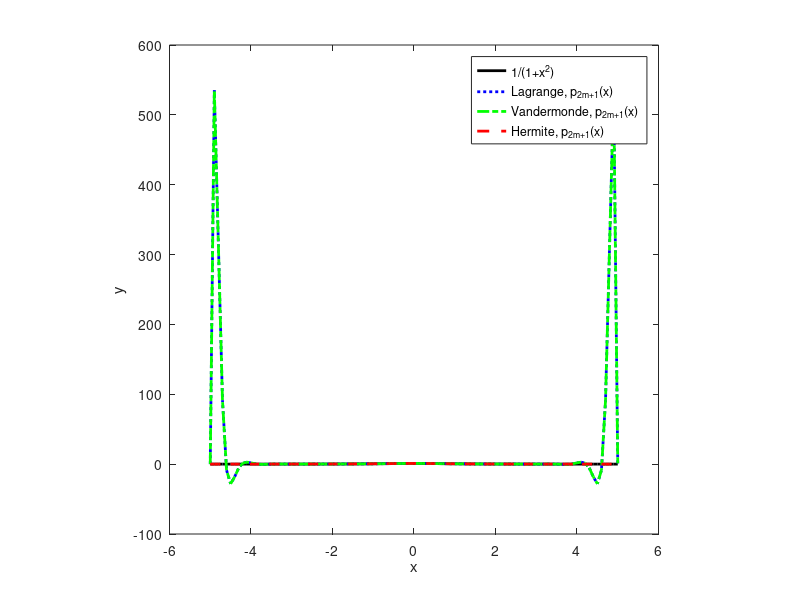

Write the MATLAB code that produced this figure.
%Numero m para generar n=2m+1 puntos, extremos del intervalo [a,b]
m=13; a=-5; b=5;
%Generamos nuestros puntos para interpolar en la f. de Runge
x_m=[-5:5/m:5]'; y_m=1./(1.+x_m.^2);
%Generamos nuestro conjunto de grande de puntos en [-5,5] en la f. Runge
x=[a:(b-a)/100:b]'; y_runge=1./(1.+x.^2);
equis=x; ye=y_runge;
plot(equis,ye,'k-','linewidth',2);
hold on; axis square; xlabel('x'); ylabel('y');
%INTERPOLACIÓN DE LAGRANGE PARA LOS 2m+1 PUNTOS
error=0;
for k=1:length(x)
    y=0;
    %Evaluando en el polinomio de Lagrange p_2m+1(x)
    for i=1:length(y_m)
        termino=y_m(i);
        for j=1:length(x_m)
            if i~=j
                termino=termino*((x(k)-x_m(j))/(x_m(i)-x_m(j)));
            end
        end
        y=y+termino;
    end
    ye(k)=y;
    %Actualizamos el error más grande si es que lo es
    error_absoluto=abs(y_runge(k)-y);
    if error_absoluto>error
        error=error_absoluto;
    end
end
disp('Máximo error absoluto de p(x)_2m+1 con Lagrange:');
disp(error);
plot(equis,ye,'b:','linewidth',2); hold on;

%INTERPOLACIÓN DE VANDERMONDE PARA LOS 2m+1 PUNTOS
%Generamos la matriz de Vandermonde para los puntos interpolados
A=fliplr(vander(x_m));
%Resolvemos el sistema Ac=y_m para obtener los coeficientes de p_2m+1(x)
[L,U,P]=lu(A); aux=L\(P*y_m); c=U\aux; c=flip(c);
%Los coeficientes de p_2m+1(x) están en c, computamos el error
error=0;
for i=1:length(x)
    y=polyval(c,x(i));
    ye(i)=y;
    error_absoluto=abs(y-y_runge(i));
    if error_absoluto>error
        error=error_absoluto;
    end
end
disp('Máximo error absoluto de p(x)_2m+1 con Vandermonde:');
disp(error);
plot(equis,ye,'g-.','linewidth',2); hold on;

%INTERPOLACIÓN CÚBICA DE HERMITE PARA LOS 2m+1 PUNTOS
%Usamos la función pchip para interpolar (x_m,y_m)
c=pchip(x_m,y_m);
%Actualmente en c están los coeficientes del polinomio interpolante
error=0;
for i=1:length(x)
    y=ppval(c,x(i));
    ye(i)=y;
    error_absoluto=abs(y-y_runge(i));
    if error_absoluto>error
        error=error_absoluto;
    end
end
disp('Máximo error absoluto de p(x)_2m+1 con Hermite:');
disp(error);
plot(equis,ye,'r--','linewidth',2); hold on;
legend('1/(1+x^2)','Lagrange, p_{2m+1}(x)','Vandermonde, p_{2m+1}(x)',...
    'Hermite, p_{2m+1}(x)');